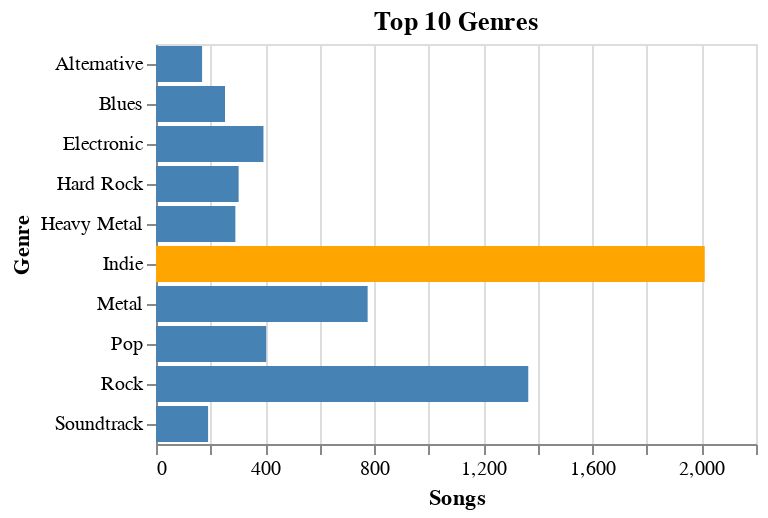

Notebook source saved alongside this figure:
### Markdown cell above
Now let's get a chart of the top 10 genres with most songs using Altair, and highlight the one with most songs.

### Code cell
import altair as alt


top_10_genres = songs_by_genre.top_k(10, by="counts")
top_genre = top_10_genres.top_k(1, by="counts").to_numpy()[0][0]
alt.Chart(top_10_genres, title="Top 10 Genres").mark_bar().encode(
    x=alt.X('counts', title="Songs"),
    y='Genre',
    color=alt.condition(
        alt.datum.Genre == top_genre,
        alt.value('orange'),
        alt.value('steelblue')
    )
)

### Figure 1 — Vega-Lite specification as saved in the notebook (floating-point values rounded to 4 significant figures)
{"config": {"view": {"continuousWidth": 300, "continuousHeight": 300}}, "data": {"name": "data-e60f2fc43baf68bdddef134d5ff0f15f"}, "mark": {"type": "bar"}, "encoding": {"color": {"condition": {"test": "(datum.Genre === 'Indie')", "value": "orange"}, "value": "steelblue"}, "x": {"field": "counts", "title": "Songs", "type": "quantitative"}, "y": {"field": "Genre", "type": "nominal"}}, "title": "Top 10 Genres", "$schema": "https://vega.github.io/schema/vega-lite/v5.15.1.json", "datasets": {"data-e60f2fc43baf68bdddef134d5ff0f15f": [{"Genre": "Indie", "counts": 2012}, {"Genre": "Rock", "counts": 1365}, {"Genre": "Metal", "counts": 776}, {"Genre": "Pop", "counts": 404}, {"Genre": "Electronic", "counts": 394}, {"Genre": "Hard Rock", "counts": 303}, {"Genre": "Heavy Metal", "counts": 291}, {"Genre": "Blues", "counts": 253}, {"Genre": "Soundtrack", "counts": 191}, {"Genre": "Alternative", "counts": 169}]}}
